Frame 1 (no input): blank canvas, image omitted
Frame 60 (the mouse pressed at the canvas centre just before this capture): blank canvas, image omitted
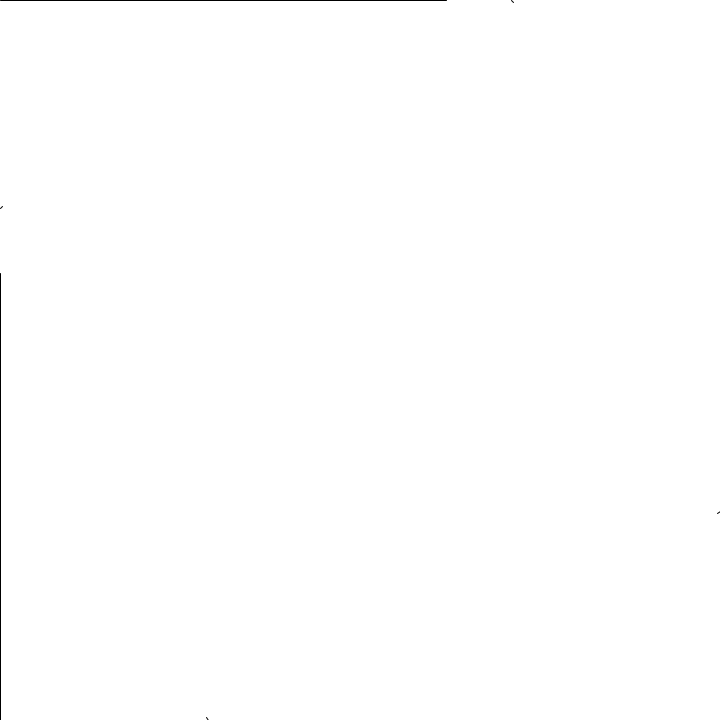
Frame 120 (the mouse held since frame 60 and released just before this capture)

The Processing sketch whose frames 1 and 60 were blank and that drew this single picture after the mouse press (run headless with seeded random() and noise(); from frame 60 on, the mouse is pressed at the canvas centre):

// Processing sketch: CircleByOctagon
// ── CircleByOctagon.pde
int layers = 8;
Line[][] lines;

int anim_start;
int anim_delay = 1000;
int layers_display;

void setup() {
  size(720, 720);

  lines = new Line[layers][];
  for (int i = 0; i < lines.length; i++) {
    lines[i] = new Line[int(pow(2, i+2))];
  }

  lines[0][0] = new Line(0, 0, width, 0);
  lines[0][1] = new Line(width, 0, width, height);
  lines[0][2] = new Line(width, height, 0, height);
  lines[0][3] = new Line(0, height, 0, 0);

  for (int i = 1; i < lines.length; i++) {
    for (int j = 0; j < lines[i].length; j += 2) {
      PVector start = lines[i - 1][j/2].getTwoThirds();
      PVector end;
      if (j == lines[i].length - 2) {
        end = lines[i - 1][0].getThird();
      } else {
        end = lines[i - 1][j/2 + 1].getThird();
      }
      lines[i][j] = new Line(start.x, start.y, end.x, end.y);
      if (j == lines[i].length - 2) {
        start = lines[i - 1][0].getThird();
        end = lines[i - 1][0].getTwoThirds();
      } else {
        start = lines[i - 1][j/2 + 1].getThird();
        end = lines[i - 1][j/2 + 1].getTwoThirds();
      }
      lines[i][j + 1] = new Line(start.x, start.y, end.x, end.y);
    }
  }

  anim_start = millis();
  layers_display = 0;
}

void draw() {
  background(255);
  for (int i = 0; i < layers_display; i++) {
    for (int j = 0; j < lines[i].length; j++) {
      lines[i][j].display();
    }
  }
  if (millis() > anim_start + anim_delay && layers_display < lines.length - 1) {
    layers_display++;
    anim_start = millis();
  }
}

// ── Line.pde
public class Line {
  PVector start;
  PVector end;
  PVector dir;
  
  float frac_display;
  float frac_increment = 0.01;
  
  Line(float x1, float y1, float x2, float y2) {
    start = new PVector(x1, y1);
    end = new PVector(x2, y2);
    dir = PVector.sub(end, start);
  }
  
  public void display() {
    //line(start.x, start.y, end.x, end.y);
    line(start.x, start.y, start.x + dir.x*frac_display, start.y + dir.y*frac_display);
    if (frac_display < 1.0) {
      frac_display += frac_increment;
    } else if (frac_display > 1.0) {
      frac_display = 1.0;
    }
  }
  
  PVector getThird() {
    return PVector.add(start, PVector.mult(dir, 0.29));
  }
  
  PVector getTwoThirds() {
    return PVector.add(start, PVector.mult(dir, 0.71));
  }
}
